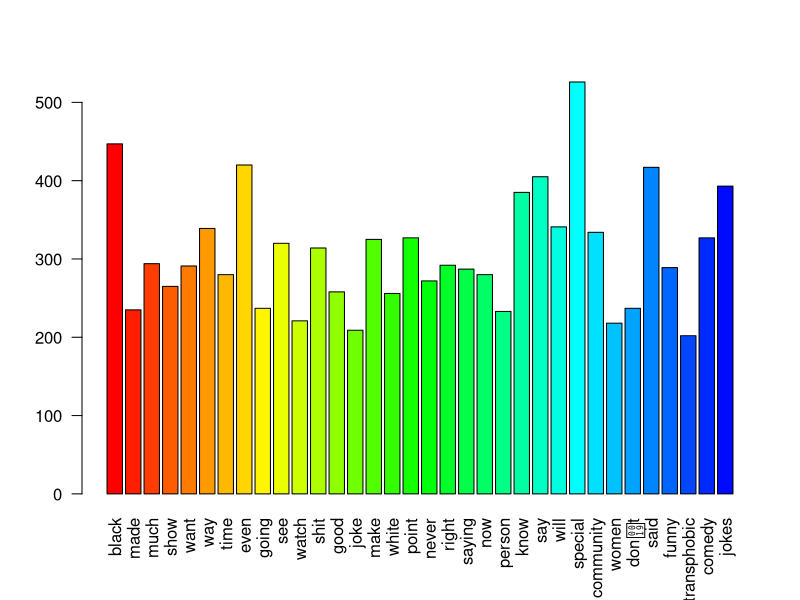
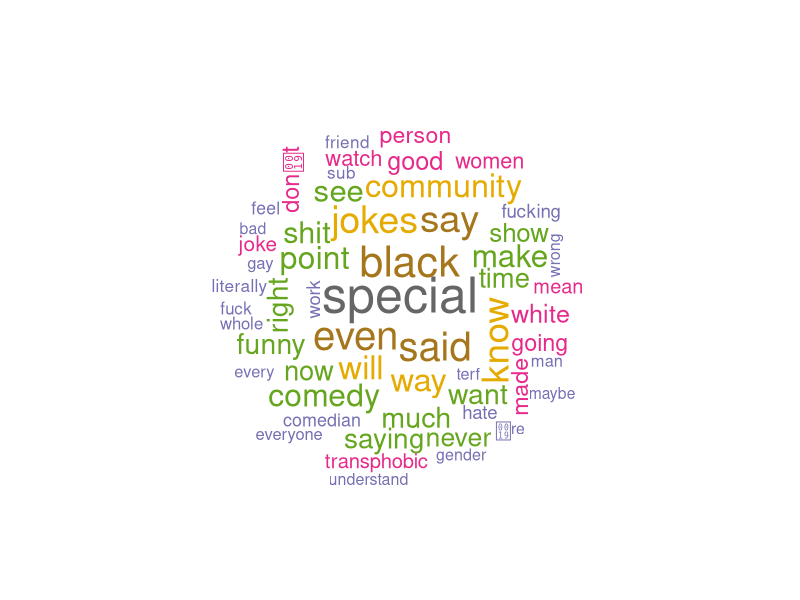
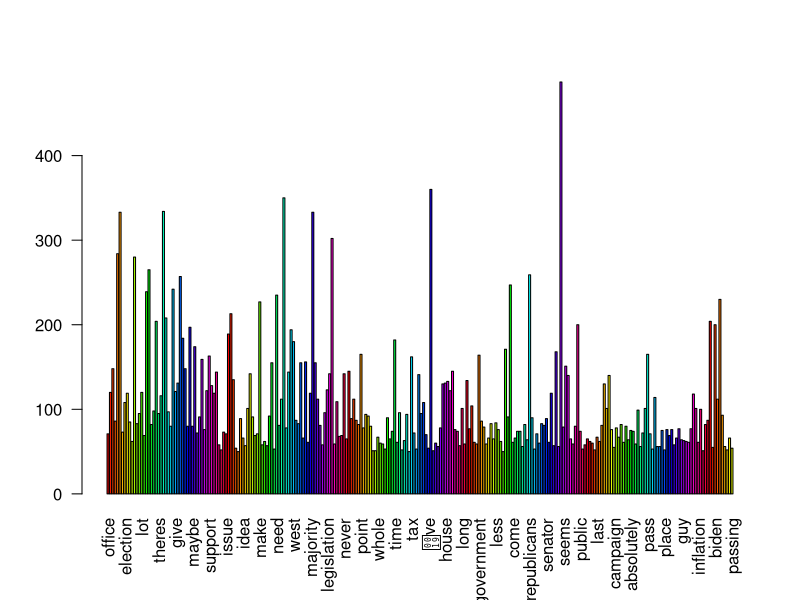
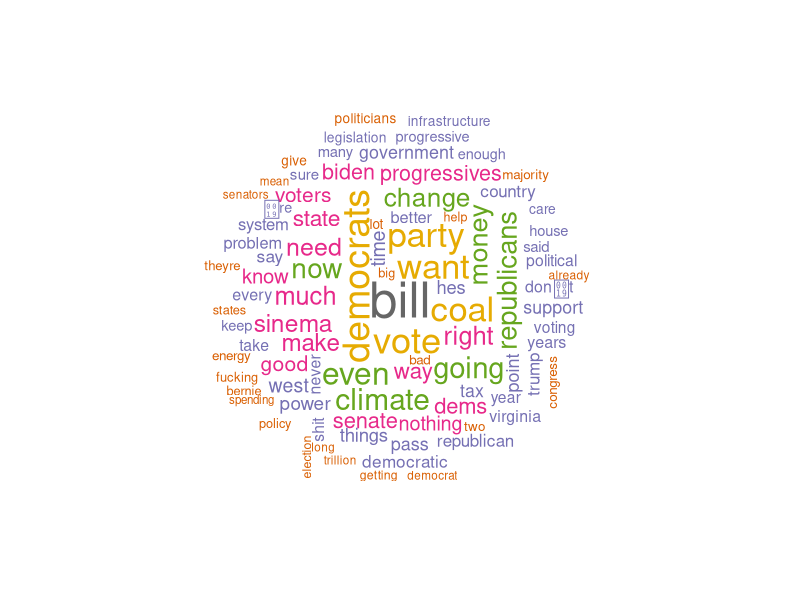

Generate these figures, in order, with R:
## ---- chunk 1
library(tm)
## ---- chunk 2
dcfull <- read.csv('Dave Chapelle Comments.csv')

corpus <- iconv(dcfull$comment, to = "utf-8")
corpus <- Corpus(VectorSource(corpus))
inspect(corpus[1:5])
## ---- chunk 3
corpus <- tm_map(corpus, tolower)
corpus <- tm_map(corpus, removePunctuation)
corpus <- tm_map(corpus, removeNumbers)
corpus <- tm_map(corpus, stripWhitespace)
corpus <- tm_map(corpus, removeWords, c('dave', 'chapelle', 'netflix', 'trans', 'walkout', 'really', 'well','get', 'hes', 'chappelle','just','like','people','thats','still','think','dont', 'can', 'one', "don't", "makes", "yeah", "cant", "doesnt","'re","didnt", "youre","isnt", "something", "someone", 'thing', 'also','got','anything','back','get','actually', 'things', 'theyre','many','take','though','trying','making','need','lot','pretty','sure'))

writeLines(as.character(corpus),"DC cleaned stop.txt")

## ---- chunk 4
ns_corpus <- tm_map(corpus, removeWords, stopwords('english'))
writeLines(as.character(ns_corpus),"DC cleaned nostop.txt")

tdm <- TermDocumentMatrix(ns_corpus)
tdm<- as.matrix(tdm)

# Bar Plot
w <- rowSums(tdm)
w <- subset(w, w>=200)
barplot(w, las = 2, col = rainbow(50))

library(wordcloud)
w <- sort(rowSums(tdm),decreasing = TRUE)
set.seed(222)
wordcloud(words = names(w),
          freq = w,
          max.words =150,
          random.order = F,
          min.freq = 150,
          colors = brewer.pal(8, 'Dark2'),
          scale = c(3,.1))


## ---- chunk 5
jmfull <- read.csv('Joe Manchin Comments.csv')
# setwd('C:/Users/hzeig/Documents/Data Science/NYCDSA/projects/Reddit')
jcorpus <- iconv(jmfull$comment, to = "utf-8")
jcorpus <- Corpus(VectorSource(jcorpus))
inspect(jcorpus[1:5])
## ---- chunk 6
jcorpus <- tm_map(jcorpus, tolower)
jcorpus <- tm_map(jcorpus, removePunctuation)
jcorpus <- tm_map(jcorpus, removeNumbers)
jcorpus <- tm_map(jcorpus, stripWhitespace)
jcorpus <- tm_map(jcorpus, removeWords, c('joe', 'manchin','just','like','people','will','can','dont','also','isnt','really','still','doesnt','see','well','actually','just','like','people','thats','still','think','dont', 'can', 'one', "don't", "makes", "yeah", "cant", "doesnt","'re","didnt", "youre","isnt", "something", "someone", 'thing', 'also','got','anything','back','get','fuck'))

writeLines(as.character(corpus),"JM cleaned stop.txt")
## ---- chunk 7
ns_jcorpus <- tm_map(jcorpus, removeWords, stopwords('english'))
ns_jcorpus

writeLines(as.character(ns_jcorpus),"JM cleaned nostop.txt")

tdm <- TermDocumentMatrix(ns_jcorpus)
tdm<- as.matrix(tdm)

# Bar Plot
w <- rowSums(tdm)
w <- subset(w, w>=50)
barplot(w, las = 2, col = rainbow(50))

library(wordcloud)
w <- sort(rowSums(tdm),decreasing = TRUE)
set.seed(222)
wordcloud(words = names(w),
          freq = w,
          max.words =150,
          random.order = F,
          min.freq = 100,
          colors = brewer.pal(8, 'Dark2'),
          scale = c(3,.1))
